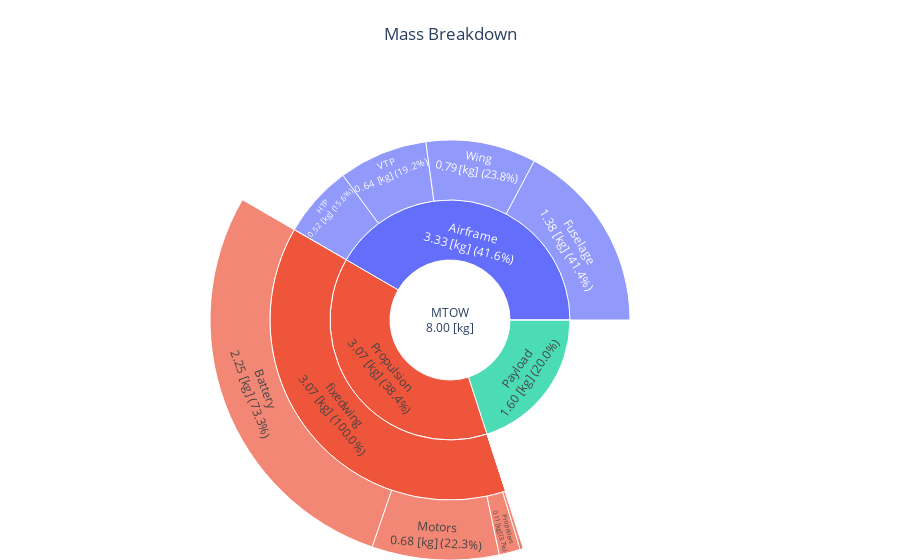

The notebook cell saved with this chart:
### Code cell
fig = mass_breakdown_sun_plot_drone(OUTPUT_FILE)
fig.show()

### Figure 1 — Plotly figure (JSON) as saved in the notebook; plotly's stock layout.template omitted (floating-point values rounded to 4 significant figures)
{"data": [{"branchvalues": "total", "labels": ["MTOW<br>8.00 [kg]", "Payload<br>1.60 [kg] (20.0%)", "Fuel mission<br>0.00 [kg] (0.0%)", "Propulsion<br>3.07 [kg] (38.4%)", "Airframe<br>3.33 [kg] (41.6%)", "multirotor<br>0.00 [kg] (0.0%)", "Propellers<br>0.00 [kg] (0.0%)", "Motors<br>0.00 [kg] (0.0%)", "Gearboxes<br>0.00 [kg] (0.0%)", "esc<br>0.00 [kg] (0.0%)", "Battery<br>0.00 [kg] (0.0%)", "Wires<br>0.00 [kg] (0.0%)", "fixedwing<br>3.07 [kg] (100.0%)", "Propellers<br>0.11 [kg] (3.7%)", "Motors<br>0.68 [kg] (22.3%)", "Gearboxes<br>0.00 [kg] (0.0%)", "esc<br>0.02 [kg] (0.6%)", "Battery<br>2.25 [kg] (73.3%)", "Wires<br>0.00 [kg] (0.1%)", "Body<br>0.00 [kg] (0.0%)", "Arms<br>0.00 [kg] (0.0%)", "Wing<br>0.79 [kg] (23.8%)", "Fuselage<br>1.38 [kg] (41.4%)", "HTP<br>0.52 [kg] (15.6%)", "VTP<br>0.64 [kg] (19.2%)"], "parents": ["", "MTOW<br>8.00 [kg]", "MTOW<br>8.00 [kg]", "MTOW<br>8.00 [kg]", "MTOW<br>8.00 [kg]", "Propulsion<br>3.07 [kg] (38.4%)", "multirotor<br>0.00 [kg] (0.0%)", "multirotor<br>0.00 [kg] (0.0%)", "multirotor<br>0.00 [kg] (0.0%)", "multirotor<br>0.00 [kg] (0.0%)", "multirotor<br>0.00 [kg] (0.0%)", "multirotor<br>0.00 [kg] (0.0%)", "Propulsion<br>3.07 [kg] (38.4%)", "fixedwing<br>3.07 [kg] (100.0%)", "fixedwing<br>3.07 [kg] (100.0%)", "fixedwing<br>3.07 [kg] (100.0%)", "fixedwing<br>3.07 [kg] (100.0%)", "fixedwing<br>3.07 [kg] (100.0%)", "fixedwing<br>3.07 [kg] (100.0%)", "Airframe<br>3.33 [kg] (41.6%)", "Airframe<br>3.33 [kg] (41.6%)", "Airframe<br>3.33 [kg] (41.6%)", "Airframe<br>3.33 [kg] (41.6%)", "Airframe<br>3.33 [kg] (41.6%)", "Airframe<br>3.33 [kg] (41.6%)"], "type": "sunburst", "values": [8.0, 1.6, 0, 3.069, 3.331, 0, 0, 0, 0, 0, 0, 0, 3.069, 0.1149, 0.684, 0, 0.01768, 2.248, 0.003884, 0, 0, 0.7925, 1.38, 0.5194, 0.6392]}], "layout": {"autosize": true, "margin": {"b": 0, "l": 0, "r": 0, "t": 80}, "title": {"text": "Mass Breakdown", "x": 0.5}}}
